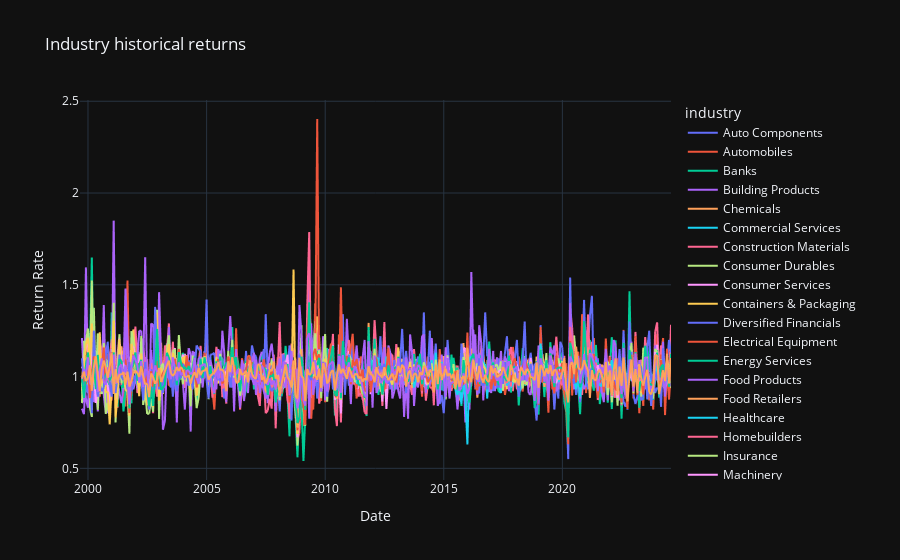

Notebook source saved alongside this figure:
### Code cell
# Create line plot
fig = px.line(df_i_share_ratio, 
              x='Date', 
              y='return_rate_5y',
              color='industry', 
              title='Industry historical returns',
              labels={'Date': 'Date', 'return_rate_5y': 'Return Rate'})

# Show the plot
fig.show()

### Figure 1 — Plotly figure (JSON) as saved in the notebook; plotly's stock layout.template omitted (floating-point values rounded to 4 significant figures; data arrays with more than 128 entries replaced by an {"elided": "..."} marker saying what was removed)
{"data": [{"hovertemplate": "industry=Auto Components<br>Date=%{x}<br>Return Rate=%{y}<extra></extra>", "legendgroup": "Auto Components", "line": {"color": "#636efa", "dash": "solid"}, "marker": {"symbol": "circle"}, "mode": "lines", "name": "Auto Components", "showlegend": true, "x": {"elided": "300 str values"}, "xaxis": "x", "y": {"elided": "300 float values"}, "yaxis": "y", "type": "scattergl"}, {"hovertemplate": "industry=Automobiles<br>Date=%{x}<br>Return Rate=%{y}<extra></extra>", "legendgroup": "Automobiles", "line": {"color": "#EF553B", "dash": "solid"}, "marker": {"symbol": "circle"}, "mode": "lines", "name": "Automobiles", "showlegend": true, "x": {"elided": "300 str values"}, "xaxis": "x", "y": {"elided": "300 float values"}, "yaxis": "y", "type": "scattergl"}, {"hovertemplate": "industry=Banks<br>Date=%{x}<br>Return Rate=%{y}<extra></extra>", "legendgroup": "Banks", "line": {"color": "#00cc96", "dash": "solid"}, "marker": {"symbol": "circle"}, "mode": "lines", "name": "Banks", "showlegend": true, "x": {"elided": "300 str values"}, "xaxis": "x", "y": {"elided": "300 float values"}, "yaxis": "y", "type": "scattergl"}, {"hovertemplate": "industry=Building Products<br>Date=%{x}<br>Return Rate=%{y}<extra></extra>", "legendgroup": "Building Products", "line": {"color": "#ab63fa", "dash": "solid"}, "marker": {"symbol": "circle"}, "mode": "lines", "name": "Building Products", "showlegend": true, "x": {"elided": "300 str values"}, "xaxis": "x", "y": {"elided": "300 float values"}, "yaxis": "y", "type": "scattergl"}, {"hovertemplate": "industry=Chemicals<br>Date=%{x}<br>Return Rate=%{y}<extra></extra>", "legendgroup": "Chemicals", "line": {"color": "#FFA15A", "dash": "solid"}, "marker": {"symbol": "circle"}, "mode": "lines", "name": "Chemicals", "showlegend": true, "x": {"elided": "300 str values"}, "xaxis": "x", "y": {"elided": "300 float values"}, "yaxis": "y", "type": "scattergl"}, {"hovertemplate": "industry=Commercial Services<br>Date=%{x}<br>Return Rate=%{y}<extra></extra>", "legendgroup": "Commercial Services", "line": {"color": "#19d3f3", "dash": "solid"}, "marker": {"symbol": "circle"}, "mode": "lines", "name": "Commercial Services", "showlegend": true, "x": {"elided": "300 str values"}, "xaxis": "x", "y": {"elided": "300 float values"}, "yaxis": "y", "type": "scattergl"}, {"hovertemplate": "industry=Construction Materials<br>Date=%{x}<br>Return Rate=%{y}<extra></extra>", "legendgroup": "Construction Materials", "line": {"color": "#FF6692", "dash": "solid"}, "marker": {"symbol": "circle"}, "mode": "lines", "name": "Construction Materials", "showlegend": true, "x": {"elided": "300 str values"}, "xaxis": "x", "y": {"elided": "300 float values"}, "yaxis": "y", "type": "scattergl"}, {"hovertemplate": "industry=Consumer Durables<br>Date=%{x}<br>Return Rate=%{y}<extra></extra>", "legendgroup": "Consumer Durables", "line": {"color": "#B6E880", "dash": "solid"}, "marker": {"symbol": "circle"}, "mode": "lines", "name": "Consumer Durables", "showlegend": true, "x": {"elided": "300 str values"}, "xaxis": "x", "y": {"elided": "300 float values"}, "yaxis": "y", "type": "scattergl"}, {"hovertemplate": "industry=Consumer Services<br>Date=%{x}<br>Return Rate=%{y}<extra></extra>", "legendgroup": "Consumer Services", "line": {"color": "#FF97FF", "dash": "solid"}, "marker": {"symbol": "circle"}, "mode": "lines", "name": "Consumer Services", "showlegend": true, "x": {"elided": "300 str values"}, "xaxis": "x", "y": {"elided": "300 float values"}, "yaxis": "y", "type": "scattergl"}, {"hovertemplate": "industry=Containers & Packaging<br>Date=%{x}<br>Return Rate=%{y}<extra></extra>", "legendgroup": "Containers & Packaging", "line": {"color": "#FECB52", "dash": "solid"}, "marker": {"symbol": "circle"}, "mode": "lines", "name": "Containers & Packaging", "showlegend": true, "x": {"elided": "300 str values"}, "xaxis": "x", "y": {"elided": "300 float values"}, "yaxis": "y", "type": "scattergl"}, {"hovertemplate": "industry=Diversified Financials<br>Date=%{x}<br>Return Rate=%{y}<extra></extra>", "legendgroup": "Diversified Financials", "line": {"color": "#636efa", "dash": "solid"}, "marker": {"symbol": "circle"}, "mode": "lines", "name": "Diversified Financials", "showlegend": true, "x": {"elided": "300 str values"}, "xaxis": "x", "y": {"elided": "300 float values"}, "yaxis": "y", "type": "scattergl"}, {"hovertemplate": "industry=Electrical Equipment<br>Date=%{x}<br>Return Rate=%{y}<extra></extra>", "legendgroup": "Electrical Equipment", "line": {"color": "#EF553B", "dash": "solid"}, "marker": {"symbol": "circle"}, "mode": "lines", "name": "Electrical Equipment", "showlegend": true, "x": {"elided": "300 str values"}, "xaxis": "x", "y": {"elided": "300 float values"}, "yaxis": "y", "type": "scattergl"}, {"hovertemplate": "industry=Energy Services<br>Date=%{x}<br>Return Rate=%{y}<extra></extra>", "legendgroup": "Energy Services", "line": {"color": "#00cc96", "dash": "solid"}, "marker": {"symbol": "circle"}, "mode": "lines", "name": "Energy Services", "showlegend": true, "x": {"elided": "300 str values"}, "xaxis": "x", "y": {"elided": "300 float values"}, "yaxis": "y", "type": "scattergl"}, {"hovertemplate": "industry=Food Products<br>Date=%{x}<br>Return Rate=%{y}<extra></extra>", "legendgroup": "Food Products", "line": {"color": "#ab63fa", "dash": "solid"}, "marker": {"symbol": "circle"}, "mode": "lines", "name": "Food Products", "showlegend": true, "x": {"elided": "300 str values"}, "xaxis": "x", "y": {"elided": "300 float values"}, "yaxis": "y", "type": "scattergl"}, {"hovertemplate": "industry=Food Retailers<br>Date=%{x}<br>Return Rate=%{y}<extra></extra>", "legendgroup": "Food Retailers", "line": {"color": "#FFA15A", "dash": "solid"}, "marker": {"symbol": "circle"}, "mode": "lines", "name": "Food Retailers", "showlegend": true, "x": {"elided": "300 str values"}, "xaxis": "x", "y": {"elided": "300 float values"}, "yaxis": "y", "type": "scattergl"}, {"hovertemplate": "industry=Healthcare<br>Date=%{x}<br>Return Rate=%{y}<extra></extra>", "legendgroup": "Healthcare", "line": {"color": "#19d3f3", "dash": "solid"}, "marker": {"symbol": "circle"}, "mode": "lines", "name": "Healthcare", "showlegend": true, "x": {"elided": "300 str values"}, "xaxis": "x", "y": {"elided": "300 float values"}, "yaxis": "y", "type": "scattergl"}, {"hovertemplate": "industry=Homebuilders<br>Date=%{x}<br>Return Rate=%{y}<extra></extra>", "legendgroup": "Homebuilders", "line": {"color": "#FF6692", "dash": "solid"}, "marker": {"symbol": "circle"}, "mode": "lines", "name": "Homebuilders", "showlegend": true, "x": {"elided": "300 str values"}, "xaxis": "x", "y": {"elided": "300 float values"}, "yaxis": "y", "type": "scattergl"}, {"hovertemplate": "industry=Insurance<br>Date=%{x}<br>Return Rate=%{y}<extra></extra>", "legendgroup": "Insurance", "line": {"color": "#B6E880", "dash": "solid"}, "marker": {"symbol": "circle"}, "mode": "lines", "name": "Insurance", "showlegend": true, "x": {"elided": "300 str values"}, "xaxis": "x", "y": {"elided": "300 float values"}, "yaxis": "y", "type": "scattergl"}, {"hovertemplate": "industry=Machinery<br>Date=%{x}<br>Return Rate=%{y}<extra></extra>", "legendgroup": "Machinery", "line": {"color": "#FF97FF", "dash": "solid"}, "marker": {"symbol": "circle"}, "mode": "lines", "name": "Machinery", "showlegend": true, "x": {"elided": "300 str values"}, "xaxis": "x", "y": {"elided": "300 float values"}, "yaxis": "y", "type": "scattergl"}, {"hovertemplate": "industry=Media<br>Date=%{x}<br>Return Rate=%{y}<extra></extra>", "legendgroup": "Media", "line": {"color": "#FECB52", "dash": "solid"}, "marker": {"symbol": "circle"}, "mode": "lines", "name": "Media", "showlegend": true, "x": {"elided": "300 str values"}, "xaxis": "x", "y": {"elided": "300 float values"}, "yaxis": "y", "type": "scattergl"}, {"hovertemplate": "industry=Oil & Gas Producers<br>Date=%{x}<br>Return Rate=%{y}<extra></extra>", "legendgroup": "Oil & Gas Producers", "line": {"color": "#636efa", "dash": "solid"}, "marker": {"symbol": "circle"}, "mode": "lines", "name": "Oil & Gas Producers", "showlegend": true, "x": {"elided": "300 str values"}, "xaxis": "x", "y": {"elided": "300 float values"}, "yaxis": "y", "type": "scattergl"}, {"hovertemplate": "industry=Paper & Forestry<br>Date=%{x}<br>Return Rate=%{y}<extra></extra>", "legendgroup": "Paper & Forestry", "line": {"color": "#EF553B", "dash": "solid"}, "marker": {"symbol": "circle"}, "mode": "lines", "name": "Paper & Forestry", "showlegend": true, "x": {"elided": "300 str values"}, "xaxis": "x", "y": {"elided": "300 float values"}, "yaxis": "y", "type": "scattergl"}, {"hovertemplate": "industry=Pharmaceuticals<br>Date=%{x}<br>Return Rate=%{y}<extra></extra>", "legendgroup": "Pharmaceuticals", "line": {"color": "#00cc96", "dash": "solid"}, "marker": {"symbol": "circle"}, "mode": "lines", "name": "Pharmaceuticals", "showlegend": true, "x": {"elided": "300 str values"}, "xaxis": "x", "y": {"elided": "300 float values"}, "yaxis": "y", "type": "scattergl"}, {"hovertemplate": "industry=Precious Metals<br>Date=%{x}<br>Return Rate=%{y}<extra></extra>", "legendgroup": "Precious Metals", "line": {"color": "#ab63fa", "dash": "solid"}, "marker": {"symbol": "circle"}, "mode": "lines", "name": "Precious Metals", "showlegend": true, "x": {"elided": "300 str values"}, "xaxis": "x", "y": {"elided": "300 float values"}, "yaxis": "y", "type": "scattergl"}, {"hovertemplate": "industry=Real Estate<br>Date=%{x}<br>Return Rate=%{y}<extra></extra>", "legendgroup": "Real Estate", "line": {"color": "#FFA15A", "dash": "solid"}, "marker": {"symbol": "circle"}, "mode": "lines", "name": "Real Estate", "showlegend": true, "x": {"elided": "300 str values"}, "xaxis": "x", "y": {"elided": "300 float values"}, "yaxis": "y", "type": "scattergl"}, {"hovertemplate": "industry=Refiners & Pipelines<br>Date=%{x}<br>Return Rate=%{y}<extra></extra>", "legendgroup": "Refiners & Pipelines", "line": {"color": "#19d3f3", "dash": "solid"}, "marker": {"symbol": "circle"}, "mode": "lines", "name": "Refiners & Pipelines", "showlegend": true, "x": {"elided": "300 str values"}, "xaxis": "x", "y": {"elided": "300 float values"}, "yaxis": "y", "type": "scattergl"}, {"hovertemplate": "industry=Retailing<br>Date=%{x}<br>Return Rate=%{y}<extra></extra>", "legendgroup": "Retailing", "line": {"color": "#FF6692", "dash": "solid"}, "marker": {"symbol": "circle"}, "mode": "lines", "name": "Retailing", "showlegend": true, "x": {"elided": "300 str values"}, "xaxis": "x", "y": {"elided": "300 float values"}, "yaxis": "y", "type": "scattergl"}, {"hovertemplate": "industry=Semiconductors<br>Date=%{x}<br>Return Rate=%{y}<extra></extra>", "legendgroup": "Semiconductors", "line": {"color": "#B6E880", "dash": "solid"}, "marker": {"symbol": "circle"}, "mode": "lines", "name": "Semiconductors", "showlegend": true, "x": {"elided": "300 str values"}, "xaxis": "x", "y": {"elided": "300 float values"}, "yaxis": "y", "type": "scattergl"}, {"hovertemplate": "industry=Software & Services<br>Date=%{x}<br>Return Rate=%{y}<extra></extra>", "legendgroup": "Software & Services", "line": {"color": "#FF97FF", "dash": "solid"}, "marker": {"symbol": "circle"}, "mode": "lines", "name": "Software & Services", "showlegend": true, "x": {"elided": "300 str values"}, "xaxis": "x", "y": {"elided": "300 float values"}, "yaxis": "y", "type": "scattergl"}, {"hovertemplate": "industry=Technology Hardware<br>Date=%{x}<br>Return Rate=%{y}<extra></extra>", "legendgroup": "Technology Hardware", "line": {"color": "#FECB52", "dash": "solid"}, "marker": {"symbol": "circle"}, "mode": "lines", "name": "Technology Hardware", "showlegend": true, "x": {"elided": "300 str values"}, "xaxis": "x", "y": {"elided": "300 float values"}, "yaxis": "y", "type": "scattergl"}, {"hovertemplate": "industry=Telecommunication Services<br>Date=%{x}<br>Return Rate=%{y}<extra></extra>", "legendgroup": "Telecommunication Services", "line": {"color": "#636efa", "dash": "solid"}, "marker": {"symbol": "circle"}, "mode": "lines", "name": "Telecommunication Services", "showlegend": true, "x": {"elided": "300 str values"}, "xaxis": "x", "y": {"elided": "300 float values"}, "yaxis": "y", "type": "scattergl"}, {"hovertemplate": "industry=Textiles & Apparel<br>Date=%{x}<br>Return Rate=%{y}<extra></extra>", "legendgroup": "Textiles & Apparel", "line": {"color": "#EF553B", "dash": "solid"}, "marker": {"symbol": "circle"}, "mode": "lines", "name": "Textiles & Apparel", "showlegend": true, "x": {"elided": "300 str values"}, "xaxis": "x", "y": {"elided": "300 float values"}, "yaxis": "y", "type": "scattergl"}, {"hovertemplate": "industry=Traders & Distributors<br>Date=%{x}<br>Return Rate=%{y}<extra></extra>", "legendgroup": "Traders & Distributors", "line": {"color": "#00cc96", "dash": "solid"}, "marker": {"symbol": "circle"}, "mode": "lines", "name": "Traders & Distributors", "showlegend": true, "x": {"elided": "300 str values"}, "xaxis": "x", "y": {"elided": "300 float values"}, "yaxis": "y", "type": "scattergl"}, {"hovertemplate": "industry=Transportation<br>Date=%{x}<br>Return Rate=%{y}<extra></extra>", "legendgroup": "Transportation", "line": {"color": "#ab63fa", "dash": "solid"}, "marker": {"symbol": "circle"}, "mode": "lines", "name": "Transportation", "showlegend": true, "x": {"elided": "300 str values"}, "xaxis": "x", "y": {"elided": "300 float values"}, "yaxis": "y", "type": "scattergl"}, {"hovertemplate": "industry=Utilities<br>Date=%{x}<br>Return Rate=%{y}<extra></extra>", "legendgroup": "Utilities", "line": {"color": "#FFA15A", "dash": "solid"}, "marker": {"symbol": "circle"}, "mode": "lines", "name": "Utilities", "showlegend": true, "x": {"elided": "300 str values"}, "xaxis": "x", "y": {"elided": "300 float values"}, "yaxis": "y", "type": "scattergl"}], "layout": {"xaxis": {"anchor": "y", "domain": [0.0, 1.0], "title": {"text": "Date"}}, "yaxis": {"anchor": "x", "domain": [0.0, 1.0], "title": {"text": "Return Rate"}}, "legend": {"title": {"text": "industry"}, "tracegroupgap": 0}, "title": {"text": "Industry historical returns"}}}
